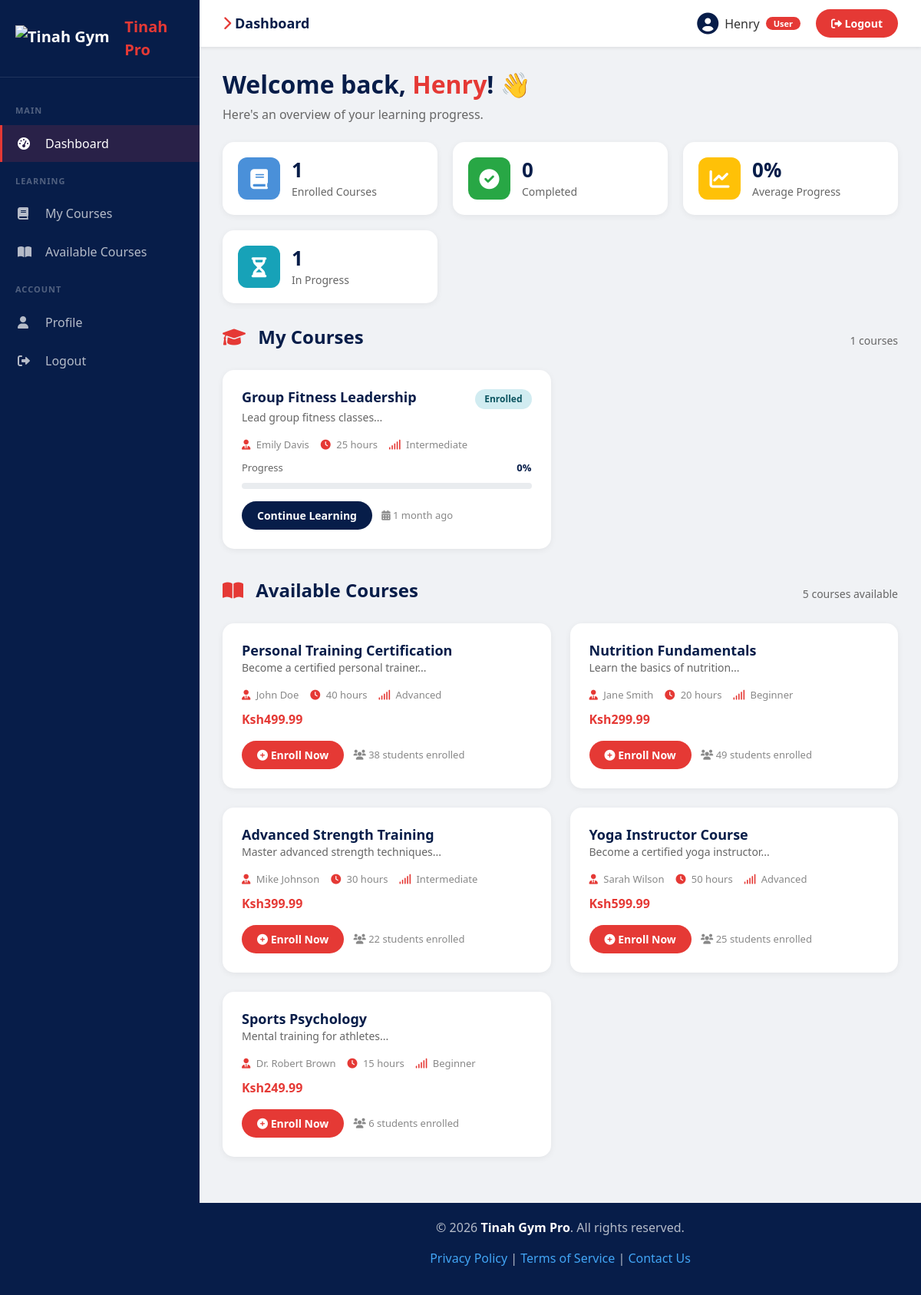
Page /dashboard.php (signed in) on the committed database.
### tables this page shows
CREATE TABLE `user_courses` (
  `id` int NOT NULL,
  `user_id` int NOT NULL,
  `course_id` int NOT NULL,
  `enrollment_date` timestamp NULL DEFAULT CURRENT_TIMESTAMP,
  `progress` int DEFAULT '0',
  `status` enum('enrolled','in_progress','completed','dropped') DEFAULT 'enrolled',
  `completion_date` timestamp NULL DEFAULT NULL,
  `created_at` timestamp NULL DEFAULT CURRENT_TIMESTAMP,
  `updated_at` timestamp NULL DEFAULT CURRENT_TIMESTAMP ON UPDATE CURRENT_TIMESTAMP
);

CREATE TABLE `courses` (
  `id` int NOT NULL,
  `title` varchar(100) NOT NULL,
  `description` text,
  `category` varchar(50) DEFAULT NULL,
  `instructor` varchar(100) DEFAULT NULL,
  `duration` int DEFAULT NULL COMMENT 'in hours',
  `price` decimal(10,2) DEFAULT '0.00',
  `level` enum('Beginner','Intermediate','Advanced') DEFAULT 'Beginner',
  `status` enum('active','inactive') DEFAULT 'active',
  `created_at` timestamp NULL DEFAULT CURRENT_TIMESTAMP,
  `updated_at` timestamp NULL DEFAULT CURRENT_TIMESTAMP ON UPDATE CURRENT_TIMESTAMP
);

### config.php (called while the page is built, shortened)
<?php
function currentUser() {
    return [
        'id' => $_SESSION['user_id'] ?? null,
        'username' => $_SESSION['username'] ?? null,
        'email' => $_SESSION['email'] ?? null,
        'name' => $_SESSION['full_name'] ?? null,
        'role' => $_SESSION['role'] ?? null
    ];
}
function timeAgo($timestamp) {
    $time_ago = strtotime($timestamp);
    $current_time = time();
    $time_difference = $current_time - $time_ago;
    $seconds = $time_difference;
    $minutes = round($seconds / 60);
    $hours = round($seconds / 3600);
    $days = round($seconds / 86400);
    $weeks = round($seconds / 604800);
    $months = round($seconds / 2629440);
    $years = round($seconds / 31553280);
    if($seconds <= 60){
        return "Just Now";
    } else if($minutes <= 60){
        return ($minutes==1)?'1 minute ago':$minutes.' minutes ago';
    } else if($hours <= 24){
        return ($hours==1)?'1 hour ago':$hours.' hours ago';
    } else if($days <= 7){
        return ($days==1)?'1 day ago':$days.' days ago';
    } else if($weeks <= 4.3){
        return ($weeks==1)?'1 week ago':$weeks.' weeks ago';
    } else if($months <= 12){
        return ($months==1)?'1 month ago':$months.' months ago';
    } else {
        return ($years==1)?'1 year ago':$years.' years ago';
    }
}
?>

### dashboard.php (the view, shortened to what this page needs)
<?php
require_once 'config.php';
$user = currentUser();
$user_id = $user['id'];
$stmt = $pdo->prepare("
    SELECT c.*, uc.enrollment_date, uc.progress, uc.status as enrollment_status
    FROM user_courses uc
    JOIN courses c ON uc.course_id = c.id
    WHERE uc.user_id = ?
    ORDER BY uc.enrollment_date DESC
");
$stmt->execute([$user_id]);
$enrolled_courses = $stmt->fetchAll();
$stmt = $pdo->prepare("
    SELECT * FROM courses
    WHERE status = 'active'
    AND id NOT IN (SELECT course_id FROM user_courses WHERE user_id = ?)
    ORDER BY created_at DESC
    LIMIT 6
");
$stmt->execute([$user_id]);
$available_courses = $stmt->fetchAll();
$stmt = $pdo->prepare("SELECT COUNT(*) as total FROM user_courses WHERE user_id = ?");
$stmt->execute([$user_id]);
$total_courses = $stmt->fetch()['total'];
$stmt = $pdo->prepare("SELECT COUNT(*) as total FROM user_courses WHERE user_id = ? AND status = 'completed'");
$stmt->execute([$user_id]);
$completed_courses = $stmt->fetch()['total'];
$stmt = $pdo->prepare("SELECT AVG(progress) as avg_progress FROM user_courses WHERE user_id = ? AND status != 'completed'");
$stmt->execute([$user_id]);
$avg_progress = round($stmt->fetch()['avg_progress'] ?? 0);
?>
<!DOCTYPE html>
<html lang="en">
<head>
    <link rel="stylesheet" href="https://cdnjs.cloudflare.com/ajax/libs/font-awesome/6.0.0-beta3/css/all.min.css">
    <link href="https://cdn.jsdelivr.net/npm/bootstrap@5.3.0/dist/css/bootstrap.min.css" rel="stylesheet">
</head>
<body>
<div class="dashboard-wrapper">
    <aside class="sidebar" id="sidebar">
        <div class="sidebar-header">
            <div class="logo">
                <img src="images/logo.png" alt="Tinah Gym Pro">
                <span>Tinah Pro</span>
            </div>
        </div>
        <nav class="sidebar-nav">
            <ul>
                <li class="nav-section">Main</li>
                <li>
                    <a href="dashboard.php" class="active">
                        <i class="fas fa-tachometer-alt"></i> Dashboard
                    </a>
                </li>
                <li class="nav-section">Learning</li>
                <li>
                    <a href="#courses">
                        <i class="fas fa-book"></i> My Courses
                    </a>
                </li>
                <li>
                    <a href="#available-courses">
                        <i class="fas fa-book-open"></i> Available Courses
                    </a>
                </li>
                <li class="nav-section">Account</li>
                <li>
                    <a href="profile.php">
                        <i class="fas fa-user"></i> Profile
                    </a>
                </li>
                <li>
                    <a href="?logout=1" onclick="return confirm('Are you sure you want to logout?')">
                        <i class="fas fa-sign-out-alt"></i> Logout
                    </a>
                </li>
            </ul>
        </nav>
    </aside>
    <div class="main-content">
        <nav class="top-navbar">
            <div class="navbar-left">
                <span class="page-title">
                    <i class="fas fa-chevron-right"></i> Dashboard
                </span>
            </div>
            <div class="navbar-right">
                <div class="user-info">
                    <i class="fas fa-user-circle"></i>
                    <span><?php echo htmlspecialchars($user['name'] ?? $user['username'] ?? 'User'); ?></span>
                    <span class="badge"><?php echo ucfirst($user['role'] ?? 'user'); ?></span>
                </div>
                <a href="?logout=1" class="logout-btn" onclick="return confirm('Are you sure you want to logout?')">
                    <i class="fas fa-sign-out-alt"></i> Logout
                </a>
            </div>
        </nav>
        <div class="content-area">
            <div class="mb-4">
                <h1 style="color: var(--dark); font-size: 32px; font-weight: 700;">
                    Welcome back, <span style="color: var(--red);"><?php echo htmlspecialchars($user['name'] ?? $user['username'] ?? 'User'); ?></span>! 👋
                </h1>
                <p style="color: #666; font-size: 16px;">Here's an overview of your learning progress.</p>
            </div>
            <div class="stats-grid">
                <div class="stat-card">
                    <div class="stat-icon" style="background: #4a90d9;">
                        <i class="fas fa-book"></i>
                    </div>
                    <div class="stat-info">
                        <h3><?php echo $total_courses; ?></h3>
                        <p>Enrolled Courses</p>
                    </div>
                </div>
                <div class="stat-card">
                    <div class="stat-icon" style="background: #28a745;">
                        <i class="fas fa-check-circle"></i>
                    </div>
                    <div class="stat-info">
                        <h3><?php echo $completed_courses; ?></h3>
                        <p>Completed</p>
                    </div>
                </div>
                <div class="stat-card">
                    <div class="stat-icon" style="background: #ffc107;">
                        <i class="fas fa-chart-line"></i>
                    </div>
                    <div class="stat-info">
                        <h3><?php echo $avg_progress; ?>%</h3>
                        <p>Average Progress</p>
                    </div>
                </div>
                <div class="stat-card">
                    <div class="stat-icon" style="background: #17a2b8;">
                        <i class="fas fa-hourglass-half"></i>
                    </div>
                    <div class="stat-info">
                        <h3><?php echo $total_courses - $completed_courses; ?></h3>
                        <p>In Progress</p>
                    </div>
                </div>
            </div>
            <?php if (!empty($enrolled_courses)): ?>
            <div class="section-header" id="courses">
                <h2><i class="fas fa-graduation-cap"></i> My Courses</h2>
                <span style="color: #666; font-size: 14px;"><?php echo count($enrolled_courses); ?> courses</span>
            </div>
            <div class="row-custom">
                <?php foreach ($enrolled_courses as $course): ?>
                <div class="card-custom">
                    <div class="card-body">
                        <div class="d-flex justify-content-between align-items-start">
                            <h5 class="card-title"><?php echo htmlspecialchars($course['title']); ?></h5>
                            <span class="badge-status badge-<?php echo str_replace('_', '', $course['enrollment_status']); ?>">
                                <?php echo str_replace('_', ' ', ucfirst($course['enrollment_status'])); ?>
                            </span>
                        </div>
                        <p class="card-text"><?php echo htmlspecialchars(substr($course['description'] ?? '', 0, 120)) . '...'; ?></p>
                        <div class="course-meta">
                            <span><i class="fas fa-user-tie"></i> <?php echo htmlspecialchars($course['instructor'] ?? 'N/A'); ?></span>
                            <span><i class="fas fa-clock"></i> <?php echo $course['duration']; ?> hours</span>
                            <span><i class="fas fa-signal"></i> <?php echo $course['level']; ?></span>
                        </div>
                        <div class="mt-2">
                            <div class="d-flex justify-content-between">
                                <span style="font-size: 13px; color: #666;">Progress</span>
                                <span style="font-size: 13px; font-weight: 600; color: var(--dark);"><?php echo $course['progress']; ?>%</span>
                            </div>
                            <div class="progress-custom">
                            </div>
                        </div>
                        <div class="mt-3">
                            <?php if ($course['progress'] < 100): ?>
                                <a href="#" class="btn btn-primary-custom btn-sm">Continue Learning</a>
                            <?php else: ?>
                                <span class="badge badge-status badge-completed">
                                    <i class="fas fa-check-circle"></i> Completed
                                </span>
                            <?php endif; ?>
                            <span class="ms-2" style="font-size: 13px; color: #888;">
                                <i class="fas fa-calendar-alt"></i> <?php echo timeAgo($course['enrollment_date']); ?>
                            </span>
                        </div>
                    </div>
                </div>
                <?php endforeach; ?>
            </div>
            <?php endif; ?>
            <div class="section-header" id="available-courses" style="margin-top: <?php echo !empty($enrolled_courses) ? '40px' : '0'; ?>">
                <h2><i class="fas fa-book-open"></i> Available Courses</h2>
                <span style="color: #666; font-size: 14px;"><?php echo count($available_courses); ?> courses available</span>
            </div>
            <?php if (!empty($available_courses)): ?>
            <div class="row-custom">
                <?php foreach ($available_courses as $course): ?>
                <div class="card-custom">
                    <div class="card-body">
                        <h5 class="card-title"><?php echo htmlspecialchars($course['title']); ?></h5>
                        <p class="card-text"><?php echo htmlspecialchars(substr($course['description'] ?? '', 0, 120)) . '...'; ?></p>
                        <div class="course-meta">
                            <span><i class="fas fa-user-tie"></i> <?php echo htmlspecialchars($course['instructor'] ?? 'N/A'); ?></span>
                            <span><i class="fas fa-clock"></i> <?php echo $course['duration']; ?> hours</span>
                            <span><i class="fas fa-signal"></i> <?php echo $course['level']; ?></span>
                        </div>
                        <div class="mt-2">
                            <span style="font-weight: 600; color: var(--red); font-size: 16px;">
                               Ksh<?php echo number_format($course['price'], 2); ?>
                            </span>
                        </div>
                        <div class="mt-3">
                            <a href="?enroll=<?php echo $course['id']; ?>" class="btn btn-red-custom btn-sm" onclick="return confirm('Enroll in this course?')">
                                <i class="fas fa-plus-circle"></i> Enroll Now
                            </a>
                            <span class="ms-2" style="font-size: 13px; color: #888;">
                                <i class="fas fa-users"></i> <?php echo rand(5, 50); ?> students enrolled
                            </span>
                        </div>
                    </div>
                </div>
                <?php endforeach; ?>
            </div>
            <?php endif; ?>
        </div>
        <footer class="footer-custom">
            <div class="container">
                <p>&copy; <?php echo date('Y'); ?> <strong style="color: white;">Tinah Gym Pro</strong>. All rights reserved.</p>
                <p>
                    <a href="#">Privacy Policy</a> |
                    <a href="#">Terms of Service</a> |
                    <a href="#">Contact Us</a>
                </p>
            </div>
        </footer>
    </div>
</div>
</body>
</html>

### rows in the picture
user_courses: course.title "Group Fitness Leadership", status "Enrolled", course.description "Lead group fitness classes", course.instructor "Emily Davis", course.duration "25", course.level "Intermediate", progress "0", shows "Continue Learning", enrollment_date "1 month ago"
courses: title "Personal Training Certification", description "Become a certified personal trainer", instructor "John Doe", duration "40", level "Advanced", price "499.99"
courses: title "Nutrition Fundamentals", description "Learn the basics of nutrition", instructor "Jane Smith", duration "20", level "Beginner", price "299.99"
courses: title "Advanced Strength Training", description "Master advanced strength techniques", instructor "Mike Johnson", duration "30", level "Intermediate", price "399.99"
courses: title "Yoga Instructor Course", description "Become a certified yoga instructor", instructor "Sarah Wilson", duration "50", level "Advanced", price "599.99"
courses: title "Sports Psychology", description "Mental training for athletes", instructor "Dr. Robert Brown", duration "15", level "Beginner", price "249.99"

### other values in the picture
$user['name'] "Henry"
$user['role'] "User"
$total_courses "1"
$completed_courses "0"
$avg_progress "0"
$total_courses - $completed_courses "1"
count($enrolled_courses) "1"
count($available_courses) "5"
